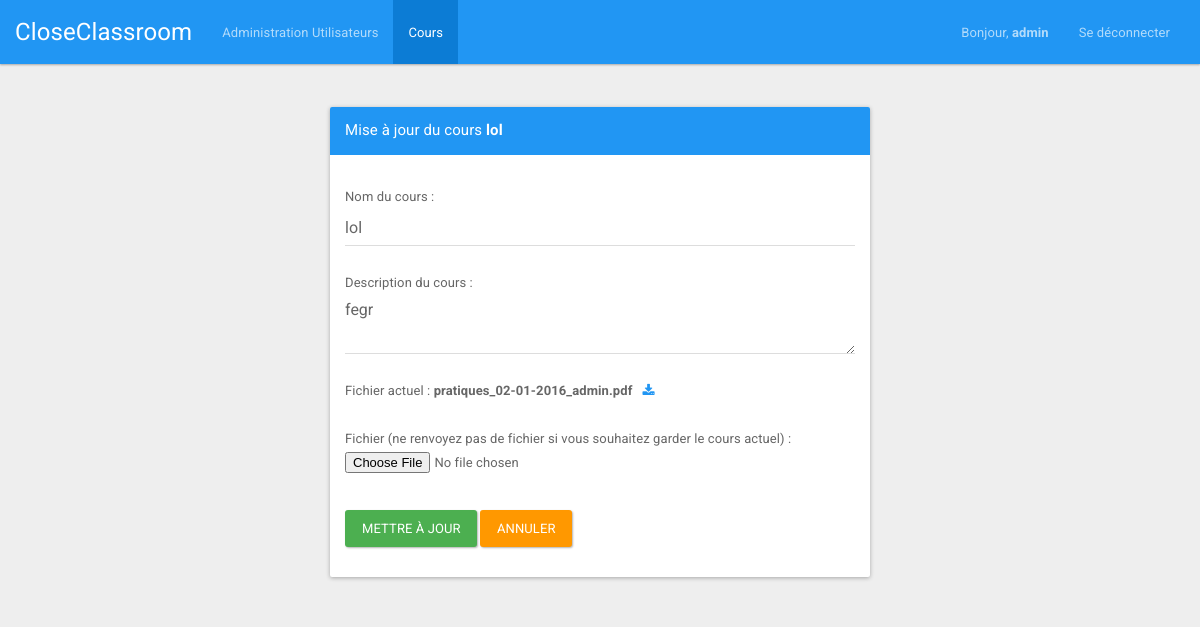
/index.php?page=updatePractice&idPractice=45 (signed in), run on an earlier commit of the app's database.
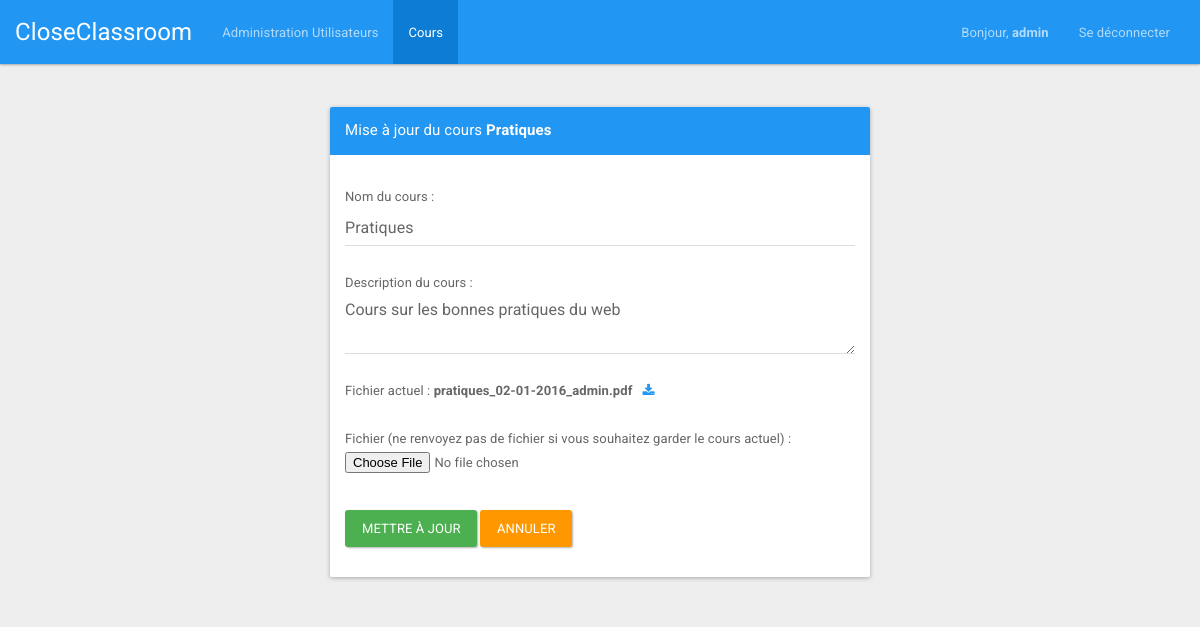
And on a later commit of the database.
### tables this page shows
CREATE TABLE IF NOT EXISTS `practices` (
  `id` int(11) NOT NULL AUTO_INCREMENT,
  `name` varchar(256) NOT NULL,
  `path` varchar(256) NOT NULL,
  `user` int(11) NOT NULL,
  `description` text NOT NULL,
  `date` varchar(12) NOT NULL,
  `file` varchar(256) NOT NULL,
  `subject` int(11) NOT NULL,
  PRIMARY KEY (`id`),
  KEY `user` (`user`),
  KEY `subject` (`subject`)
);

### bddManager/PracticeDAO.php (called while the page is built, shortened)
<?php
class PracticeDAO
{
	function getNameAndDescriptionPractice($idPractice) {
		try
		{
			$resultat = mysqli_query($_SESSION['bdd'], "SELECT name, description FROM practices WHERE `id`= '".$_GET['idPractice']."'");
			if (mysqli_num_rows($resultat) != '0')
			{
				$tab[0] = mysqli_fetch_assoc($resultat);
				return $tab[0];
			}
			else
			{
				return null;
			}
		}
		catch(Exception $e)
		{
			$_SESSION['error'] = 'Erreur requete BDD';
			$_SESSION['display_msg_error'] = true;
		}
	}
	function getFile($idPractice) {
		try
		{
			$resultat = mysqli_query($_SESSION['bdd'], "SELECT file, path FROM practices WHERE `id`= '".$idPractice."'");
			if (mysqli_num_rows($resultat) != '0')
			{
				$tab[0] = mysqli_fetch_assoc($resultat);
			}
			return $tab[0];
		}
		catch(Exception $e)
		{
			$_SESSION['error'] = 'Erreur requete BDD';
			$_SESSION['display_msg_error'] = true;
		}
	}
}
?>

### views/FormPracticeView.class.php (the view, shortened to what this page needs)
<?php
class FormPracticeView{
	public function getViewUpdate($idPractice, $name, $description, $file, $path){
		return '
		<script>document.getElementById("tabPractice").className = "active";</script>
		<div class="container">
			<div id="alert">
			</div>
			<div style="margin-top:20px;" class="col-md-6 col-md-offset-3 col-sm-8 col-sm-offset-2">
				<div class="panel panel-primary" >
					<div class="panel-heading">
						<div class="panel-title">Mise à jour du cours <b>'.$name.'</b></div>
					</div>
					<div style="padding-top:30px" class="panel-body" >
						<form method="post" class="form-horizontal" role="form" action="index.php?page=updatePractice&idPractice='.$idPractice.'" enctype="multipart/form-data">
							<div style="margin-bottom: 25px">
								Nom du cours :<br> <input type="text" class="form-control" name="namePractice" value="'.$name.'" required>
							</div>
							<div style="margin-bottom: 25px">
								Description du cours :<br> <textarea class="form-control" name="descriptionPractice" cols="0" rows="0" required>'.$description.'</textarea>
							</div>
							<div style="margin-bottom: 25px">
								Fichier actuel : <b>'.$file.'</b><a style="margin-left: 10px;" class="text-primary" download target="_blank" href="/'.$path.'"><i class="fa fa-download"></i></a><br /><br />
								<input type="hidden" name="MAX_FILE_SIZE" value="10000000">
								Fichier (ne renvoyez pas de fichier si vous souhaitez garder le cours actuel) : <input type="file" name="fichierUp" size="50">
							</div>
							<div style="margin-top:10px" class="form-group">
								<div class="col-sm-12 controls">
									<input style="margin-top: 10px;" type="submit" name="envoyer" class="btn btn-success" value="Mettre à jour">
									<a style="margin-top: 10px;" class="btn btn-warning" href="index.php?page=practice">Annuler</a>
								</div>
							</div>
						</form>
					</div>
				</div>
			</div>
		</div>
		';
	}
}
?>

What changed in the data, as far as the page shows it:
changed practices "pratiques_02-01-2016_admin.pdf": name "lol" → "Pratiques"; namePractice "lol" → "Pratiques"; descriptionPractice "fegr" → "Cours sur les bonnes pratiques du web"
